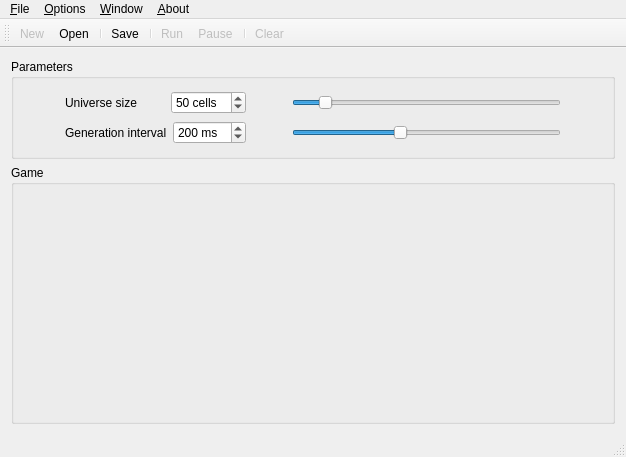
<?xml version="1.0" encoding="UTF-8"?>
<ui version="4.0">
 <class>MainWindow</class>
 <widget class="QMainWindow" name="MainWindow">
  <property name="geometry">
   <rect>
    <x>0</x>
    <y>0</y>
    <width>626</width>
    <height>457</height>
   </rect>
  </property>
  <property name="windowTitle">
   <string>Game of Life</string>
  </property>
  <property name="windowIcon">
   <iconset>
    <normalon>:/assets/vb_black_bg_border_512.png</normalon>
   </iconset>
  </property>
  <widget class="QWidget" name="centralWidget">
   <layout class="QGridLayout" name="gridLayout">
    <item row="0" column="0">
     <layout class="QVBoxLayout" name="main_layout">
      <item>
       <layout class="QVBoxLayout" name="params_layout">
        <item>
         <widget class="QGroupBox" name="groupBox_params">
          <property name="maximumSize">
           <size>
            <width>16777215</width>
            <height>100</height>
           </size>
          </property>
          <property name="autoFillBackground">
           <bool>false</bool>
          </property>
          <property name="title">
           <string>Parameters</string>
          </property>
          <layout class="QVBoxLayout" name="verticalLayout">
           <item>
            <layout class="QHBoxLayout" name="generation_layout">
             <item>
              <spacer name="horizontalSpacer_3">
               <property name="orientation">
                <enum>Qt::Horizontal</enum>
               </property>
               <property name="sizeType">
                <enum>QSizePolicy::Preferred</enum>
               </property>
               <property name="sizeHint" stdset="0">
                <size>
                 <width>40</width>
                 <height>20</height>
                </size>
               </property>
              </spacer>
             </item>
             <item>
              <widget class="QLabel" name="universe_label">
               <property name="minimumSize">
                <size>
                 <width>100</width>
                 <height>0</height>
                </size>
               </property>
               <property name="text">
                <string>Universe size</string>
               </property>
              </widget>
             </item>
             <item>
              <widget class="QSpinBox" name="universe_spinBox">
               <property name="suffix">
                <string> cells</string>
               </property>
               <property name="minimum">
                <number>10</number>
               </property>
               <property name="maximum">
                <number>400</number>
               </property>
               <property name="value">
                <number>50</number>
               </property>
              </widget>
             </item>
             <item>
              <spacer name="horizontalSpacer">
               <property name="orientation">
                <enum>Qt::Horizontal</enum>
               </property>
               <property name="sizeType">
                <enum>QSizePolicy::Preferred</enum>
               </property>
               <property name="sizeHint" stdset="0">
                <size>
                 <width>40</width>
                 <height>20</height>
                </size>
               </property>
              </spacer>
             </item>
             <item>
              <widget class="QSlider" name="universe_slider">
               <property name="minimum">
                <number>10</number>
               </property>
               <property name="maximum">
                <number>400</number>
               </property>
               <property name="value">
                <number>50</number>
               </property>
               <property name="orientation">
                <enum>Qt::Horizontal</enum>
               </property>
              </widget>
             </item>
             <item>
              <spacer name="horizontalSpacer_4">
               <property name="orientation">
                <enum>Qt::Horizontal</enum>
               </property>
               <property name="sizeType">
                <enum>QSizePolicy::Preferred</enum>
               </property>
               <property name="sizeHint" stdset="0">
                <size>
                 <width>40</width>
                 <height>20</height>
                </size>
               </property>
              </spacer>
             </item>
            </layout>
           </item>
           <item>
            <layout class="QHBoxLayout" name="univers_layout">
             <item>
              <spacer name="horizontalSpacer_5">
               <property name="orientation">
                <enum>Qt::Horizontal</enum>
               </property>
               <property name="sizeType">
                <enum>QSizePolicy::Preferred</enum>
               </property>
               <property name="sizeHint" stdset="0">
                <size>
                 <width>40</width>
                 <height>20</height>
                </size>
               </property>
              </spacer>
             </item>
             <item>
              <widget class="QLabel" name="generation_label">
               <property name="minimumSize">
                <size>
                 <width>100</width>
                 <height>0</height>
                </size>
               </property>
               <property name="text">
                <string>Generation interval</string>
               </property>
              </widget>
             </item>
             <item>
              <widget class="QSpinBox" name="timer_SpinBox">
               <property name="minimumSize">
                <size>
                 <width>66</width>
                 <height>0</height>
                </size>
               </property>
               <property name="suffix">
                <string> ms  </string>
               </property>
               <property name="minimum">
                <number>1</number>
               </property>
               <property name="maximum">
                <number>500</number>
               </property>
               <property name="value">
                <number>200</number>
               </property>
              </widget>
             </item>
             <item>
              <spacer name="horizontalSpacer_2">
               <property name="orientation">
                <enum>Qt::Horizontal</enum>
               </property>
               <property name="sizeType">
                <enum>QSizePolicy::Preferred</enum>
               </property>
               <property name="sizeHint" stdset="0">
                <size>
                 <width>40</width>
                 <height>20</height>
                </size>
               </property>
              </spacer>
             </item>
             <item>
              <widget class="QSlider" name="timer_slider">
               <property name="minimum">
                <number>1</number>
               </property>
               <property name="maximum">
                <number>500</number>
               </property>
               <property name="value">
                <number>200</number>
               </property>
               <property name="orientation">
                <enum>Qt::Horizontal</enum>
               </property>
              </widget>
             </item>
             <item>
              <spacer name="horizontalSpacer_6">
               <property name="orientation">
                <enum>Qt::Horizontal</enum>
               </property>
               <property name="sizeType">
                <enum>QSizePolicy::Preferred</enum>
               </property>
               <property name="sizeHint" stdset="0">
                <size>
                 <width>40</width>
                 <height>20</height>
                </size>
               </property>
              </spacer>
             </item>
            </layout>
           </item>
          </layout>
         </widget>
        </item>
       </layout>
      </item>
      <item>
       <layout class="QHBoxLayout" name="layout_boxgame">
        <item>
         <widget class="QGroupBox" name="groupBox_game">
          <property name="title">
           <string>Game</string>
          </property>
          <layout class="QGridLayout" name="gridLayout_2">
           <item row="0" column="0">
            <layout class="QHBoxLayout" name="game_layout"/>
           </item>
          </layout>
         </widget>
        </item>
       </layout>
      </item>
     </layout>
    </item>
   </layout>
  </widget>
  <widget class="QMenuBar" name="menuBar">
   <property name="geometry">
    <rect>
     <x>0</x>
     <y>0</y>
     <width>626</width>
     <height>21</height>
    </rect>
   </property>
   <widget class="QMenu" name="menuFile">
    <property name="focusPolicy">
     <enum>Qt::NoFocus</enum>
    </property>
    <property name="tearOffEnabled">
     <bool>false</bool>
    </property>
    <property name="title">
     <string>&amp;File</string>
    </property>
    <addaction name="actionNew"/>
    <addaction name="actionOpen"/>
    <addaction name="separator"/>
    <addaction name="actionSave"/>
    <addaction name="separator"/>
    <addaction name="actionRun"/>
    <addaction name="actionPause"/>
    <addaction name="separator"/>
    <addaction name="actionClear_4"/>
    <addaction name="separator"/>
    <addaction name="actionQuit"/>
   </widget>
   <widget class="QMenu" name="menuWindow">
    <property name="title">
     <string>&amp;Window</string>
    </property>
    <addaction name="actionMaximized"/>
    <addaction name="actionFull_Screen"/>
    <addaction name="actionNormal"/>
    <addaction name="separator"/>
    <addaction name="actionHide_toolbar"/>
    <addaction name="actionHide_parameters"/>
   </widget>
   <widget class="QMenu" name="menuAbout">
    <property name="title">
     <string>&amp;About</string>
    </property>
    <addaction name="actionAbout"/>
    <addaction name="actionHelp"/>
   </widget>
   <widget class="QMenu" name="menuOptions">
    <property name="title">
     <string>&amp;Options</string>
    </property>
    <addaction name="actionReset_Universe"/>
    <addaction name="actionReset_Timer"/>
    <addaction name="separator"/>
    <addaction name="actionParameters_2"/>
   </widget>
   <addaction name="menuFile"/>
   <addaction name="menuOptions"/>
   <addaction name="menuWindow"/>
   <addaction name="menuAbout"/>
  </widget>
  <widget class="QToolBar" name="mainToolBar">
   <property name="enabled">
    <bool>true</bool>
   </property>
   <attribute name="toolBarArea">
    <enum>TopToolBarArea</enum>
   </attribute>
   <attribute name="toolBarBreak">
    <bool>false</bool>
   </attribute>
   <addaction name="actionNew"/>
   <addaction name="actionOpen"/>
   <addaction name="separator"/>
   <addaction name="actionSave"/>
   <addaction name="separator"/>
   <addaction name="actionRun"/>
   <addaction name="actionPause"/>
   <addaction name="separator"/>
   <addaction name="actionClear_4"/>
  </widget>
  <widget class="QStatusBar" name="statusBar"/>
  <action name="actionNew">
   <property name="enabled">
    <bool>false</bool>
   </property>
   <property name="icon">
    <iconset>
     <normalon>:/assets/i_file.png</normalon>
    </iconset>
   </property>
   <property name="text">
    <string>New</string>
   </property>
   <property name="toolTip">
    <string>New (Ctrl+N)</string>
   </property>
   <property name="shortcut">
    <string>Ctrl+N</string>
   </property>
  </action>
  <action name="actionOpen">
   <property name="icon">
    <iconset>
     <normalon>:/assets/i_open.png</normalon>
    </iconset>
   </property>
   <property name="text">
    <string>Open...</string>
   </property>
   <property name="toolTip">
    <string>Open (Ctrl+O)</string>
   </property>
   <property name="shortcut">
    <string>Ctrl+O</string>
   </property>
  </action>
  <action name="actionClear">
   <property name="text">
    <string>Clear</string>
   </property>
  </action>
  <action name="actionClear_2">
   <property name="text">
    <string>Clear</string>
   </property>
  </action>
  <action name="actionQuit">
   <property name="text">
    <string>Quit</string>
   </property>
   <property name="shortcut">
    <string>Ctrl+Q</string>
   </property>
  </action>
  <action name="actionSave">
   <property name="enabled">
    <bool>true</bool>
   </property>
   <property name="icon">
    <iconset>
     <normalon>:/assets/i_save.png</normalon>
    </iconset>
   </property>
   <property name="text">
    <string>Save...</string>
   </property>
   <property name="toolTip">
    <string>Save (Ctrl+S)</string>
   </property>
   <property name="shortcut">
    <string>Ctrl+S</string>
   </property>
  </action>
  <action name="actionAbout">
   <property name="icon">
    <iconset>
     <normalon>:/assets/vb_black_bg_border_512.png</normalon>
    </iconset>
   </property>
   <property name="text">
    <string>About GoL...</string>
   </property>
  </action>
  <action name="actionMaximized">
   <property name="enabled">
    <bool>true</bool>
   </property>
   <property name="icon">
    <iconset>
     <normalon>:/assets/i_adjust.png</normalon>
    </iconset>
   </property>
   <property name="text">
    <string>Maximized</string>
   </property>
   <property name="shortcut">
    <string>Ctrl+M</string>
   </property>
  </action>
  <action name="actionNormal">
   <property name="enabled">
    <bool>false</bool>
   </property>
   <property name="icon">
    <iconset>
     <normalon>:/assets/i_default.png</normalon>
    </iconset>
   </property>
   <property name="text">
    <string>Normal</string>
   </property>
  </action>
  <action name="actionParameters">
   <property name="icon">
    <iconset>
     <normalon>:/images/images/i_params.png</normalon>
    </iconset>
   </property>
   <property name="text">
    <string>options boutons</string>
   </property>
  </action>
  <action name="actionHide_toolbar">
   <property name="checkable">
    <bool>true</bool>
   </property>
   <property name="text">
    <string>Hide toolbar</string>
   </property>
  </action>
  <action name="actionGit">
   <property name="text">
    <string>Git</string>
   </property>
  </action>
  <action name="actionRun">
   <property name="enabled">
    <bool>false</bool>
   </property>
   <property name="icon">
    <iconset resource="resources.qrc">
     <normaloff>:/assets/i_run_running.png</normaloff>:/assets/i_run_running.png</iconset>
   </property>
   <property name="text">
    <string>Run</string>
   </property>
   <property name="toolTip">
    <string>Run (F5)</string>
   </property>
   <property name="shortcut">
    <string>F5</string>
   </property>
  </action>
  <action name="actionPause">
   <property name="enabled">
    <bool>false</bool>
   </property>
   <property name="icon">
    <iconset resource="resources.qrc">
     <normaloff>:/assets/i_pause_paused.png</normaloff>:/assets/i_pause_paused.png</iconset>
   </property>
   <property name="text">
    <string>Pause</string>
   </property>
   <property name="toolTip">
    <string>Pause (F6)</string>
   </property>
   <property name="shortcut">
    <string>F6</string>
   </property>
  </action>
  <action name="actione">
   <property name="text">
    <string>e</string>
   </property>
  </action>
  <action name="actionClear_3">
   <property name="icon">
    <iconset>
     <normalon>:/images/images/i_clear.png</normalon>
    </iconset>
   </property>
   <property name="text">
    <string>Clear</string>
   </property>
  </action>
  <action name="actionReset">
   <property name="icon">
    <iconset>
     <normalon>:/images/images/i_reset.png</normalon>
    </iconset>
   </property>
   <property name="text">
    <string>Reset</string>
   </property>
  </action>
  <action name="actionHelp">
   <property name="icon">
    <iconset>
     <normalon>:/assets/i_help.png</normalon>
    </iconset>
   </property>
   <property name="text">
    <string>Help...</string>
   </property>
  </action>
  <action name="actionReset_Universe">
   <property name="icon">
    <iconset>
     <normalon>:/assets/i_reset.png</normalon>
    </iconset>
   </property>
   <property name="text">
    <string>Reset Universe</string>
   </property>
   <property name="shortcut">
    <string>Ctrl+U</string>
   </property>
  </action>
  <action name="actionParameters_2">
   <property name="icon">
    <iconset>
     <normalon>:/assets/i_params.png</normalon>
    </iconset>
   </property>
   <property name="text">
    <string>Parameters...</string>
   </property>
   <property name="shortcut">
    <string>Ctrl+P</string>
   </property>
  </action>
  <action name="actionHide_parameters">
   <property name="checkable">
    <bool>true</bool>
   </property>
   <property name="text">
    <string>Hide parameters</string>
   </property>
  </action>
  <action name="actionClear_4">
   <property name="enabled">
    <bool>false</bool>
   </property>
   <property name="icon">
    <iconset>
     <normalon>:/assets/i_clear.png</normalon>
    </iconset>
   </property>
   <property name="text">
    <string>Clear</string>
   </property>
   <property name="toolTip">
    <string>Clear (F7)</string>
   </property>
   <property name="shortcut">
    <string>F7</string>
   </property>
  </action>
  <action name="actionFull_Screen">
   <property name="icon">
    <iconset resource="resources.qrc">
     <normaloff>:/assets/i_fullscreen.png</normaloff>:/assets/i_fullscreen.png</iconset>
   </property>
   <property name="text">
    <string>Fullscreen</string>
   </property>
   <property name="shortcut">
    <string>Ctrl+F</string>
   </property>
  </action>
  <action name="actionCompact">
   <property name="icon">
    <iconset>
     <normaloff>:/assets/i_compact.png</normaloff>:/assets/i_compact.png</iconset>
   </property>
   <property name="text">
    <string>Compact</string>
   </property>
  </action>
  <action name="actionReset_Timer">
   <property name="icon">
    <iconset resource="resources.qrc">
     <normaloff>:/assets/i_reset_timer.png</normaloff>:/assets/i_reset_timer.png</iconset>
   </property>
   <property name="text">
    <string>Reset Timer</string>
   </property>
   <property name="shortcut">
    <string>Ctrl+T</string>
   </property>
  </action>
 </widget>
 <layoutdefault spacing="6" margin="11"/>
 <resources>
  <include location="resources.qrc"/>
 </resources>
 <connections/>
</ui>
